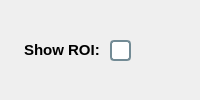
             <widget class="QWidget" name="widget_11" native="true">
              <layout class="QHBoxLayout" name="horizontalLayout_18">
               <item>
                <widget class="QLabel" name="label_25">
                 <property name="sizePolicy">
                  <sizepolicy hsizetype="Fixed" vsizetype="Preferred">
                   <horstretch>0</horstretch>
                   <verstretch>0</verstretch>
                  </sizepolicy>
                 </property>
                 <property name="text">
                  <string/>
                 </property>
                 <property name="pixmap">
                  <pixmap>all-icons/expand.png</pixmap>
                 </property>
                </widget>
               </item>
               <item>
                <widget class="QLabel" name="label_26">
                 <property name="sizePolicy">
                  <sizepolicy hsizetype="Preferred" vsizetype="Preferred">
                   <horstretch>0</horstretch>
                   <verstretch>0</verstretch>
                  </sizepolicy>
                 </property>
                 <property name="font">
                  <font>
                   <pointsize>11</pointsize>
                   <weight>75</weight>
                   <bold>true</bold>
                  </font>
                 </property>
                 <property name="text">
                  <string>Show ROI:</string>
                 </property>
                </widget>
               </item>
               <item alignment="Qt::AlignLeft">
                <widget class="QCheckBox" name="checkbox_show_ROI">
                 <property name="minimumSize">
                  <size>
                   <width>0</width>
                   <height>40</height>
                  </size>
                 </property>
                 <property name="maximumSize">
                  <size>
                   <width>16777215</width>
                   <height>40</height>
                  </size>
                 </property>
                 <property name="styleSheet">
                  <string notr="true">QCheckBox {
    spacing: 8px;
    font-size: 16px;
    color: #D9534F; /* Màu đỏ tươi cho chữ */
}

QCheckBox::indicator {
    width: 17px;
    height: 17px;
    border: 2px solid #738B95; /* Viền đỏ nhạt */
    border-radius: 4px;
    background: #ffffff; /* Nền trắng */
}

QCheckBox::indicator:checked {
    background-color: #BAE5F5; /* Nền đỏ nhạt khi được chọn */
    border: 2px solid #738B95; /* Viền đỏ tươi khi được chọn */
}
</string>
                 </property>
                 <property name="text">
                  <string/>
                 </property>
                </widget>
               </item>
              </layout>
             </widget>
